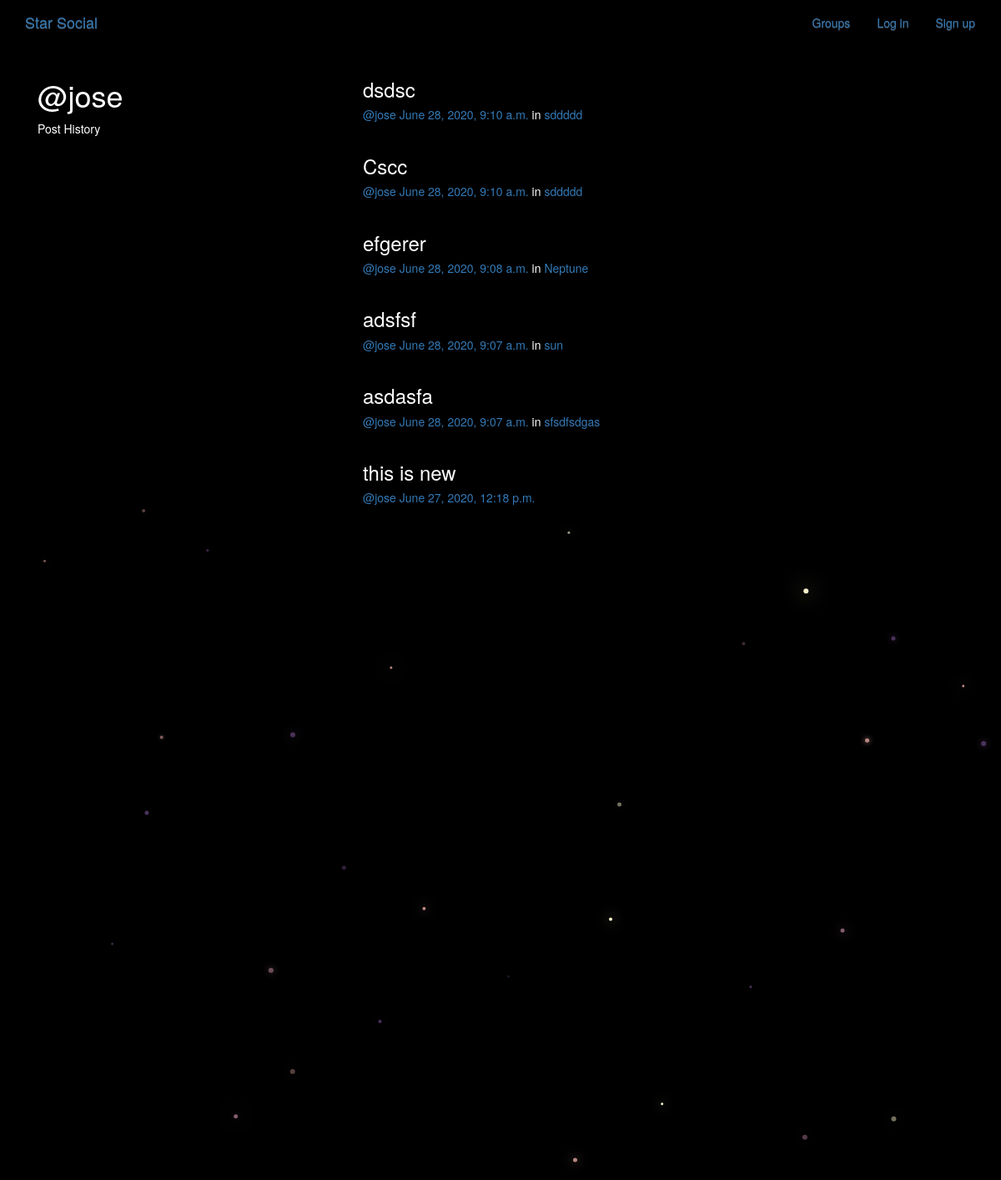
Page /posts/by/jose/ on the committed database.
### posts/models.py (models this page shows, shortened)
class Post(models.Model):
    user=models.ForeignKey(User,related_name='posts',on_delete=models.CASCADE,null=True,blank=True)
    created_at=models.DateTimeField(auto_now=True)
    message=models.TextField()
    message_html=models.TextField(editable=False)
    group=models.ForeignKey(Group,related_name='posts',null=True,blank=True,on_delete=models.CASCADE)
    class Meta:
        ordering = ['-created_at']
        unique_together = ['user','message']

### groups/models.py (models this page shows, shortened)
class Group(models.Model):
    name=models.CharField(max_length=255,unique=True)
    slug=models.SlugField(allow_unicode=True,unique=True)
    description=models.TextField(blank=True,default='')
    description_html=models.TextField(editable=False,default='',blank=True)
    members=models.ManyToManyField(User,through='GroupMember')
    class Meta:
        ordering = ['name']

### posts/views.py (the view)
# urls.py: url(r"by/(?P<username>[-\w]+)/$",views.UserPosts.as_view(),name="for_user"),
class UserPosts(generic.ListView):
    model = models.Post
    template_name = "posts/user_post_list.html"
    def get_queryset(self):
        try:
            self.post_user = User.objects.prefetch_related("posts").get(
                username__iexact=self.kwargs.get("username"))
        except User.DoesNotExist:
            raise Http404
        else:
            return self.post_user.posts.all()
    def get_context_data(self, **kwargs):
        context = super().get_context_data(**kwargs)
        context["post_user"] = self.post_user
        return context

### posts/templates/posts/user_post_list.html
{% extends "posts/post_base.html" %}
{% block prepost %}
<div class="col-md-4">
	<h1>@{{ post_user.username }}</h1>
	<p>Post History</p>
</div>
{% endblock %}
{% block post_content %}
<div class="col-md-8">
	{% for post in post_list %}
		{% include "posts/_post.html" %}
	{% endfor %}
</div>
{% endblock %}

### posts/templates/posts/_post.html (shortened to what this page needs)
<div class="post media">
	<h3>{{ post.message_html|safe }}</h3>
	<div class="media-body">
		<h5 class="media-heading">
			<span class="username"><a href="{% url 'posts:for_user' username=post.user.username %}">@{{ post.user.username }}</a></span>
			<time class="time"><a href="{% url 'posts:single' username=post.user.username pk=post.pk %}">{{ post.created_at }}</a></time>
			{% if post.group %}
			<span class="group-name">in <a href="#">{{ post.group.name }}</a></span>
			{% endif %}
		</h5>
	</div>
</div>

### static/simplesocial/css/master.css (style rules this page uses)
body { margin: 0; overflow: hidden; background-color: black; color:white; }

### rows in the picture
Post: message_html "dsdsc", user.username "jose", created_at "June 28, 2020, 9:10 a.m.", group.name "sddddd"
Post: message_html "Cscc", user.username "jose", created_at "June 28, 2020, 9:10 a.m.", group.name "sddddd"
Post: message_html "efgerer", user.username "jose", created_at "June 28, 2020, 9:08 a.m.", group.name "Neptune"
Post: message_html "adsfsf", user.username "jose", created_at "June 28, 2020, 9:07 a.m.", group.name "sun"
Post: message_html "asdasfa", user.username "jose", created_at "June 28, 2020, 9:07 a.m.", group.name "sfsdfsdgas"
Post: message_html "this is new", user.username "jose", created_at "June 27, 2020, 12:18 p.m."

### other values in the picture
{{ post_user.username }} "jose"
